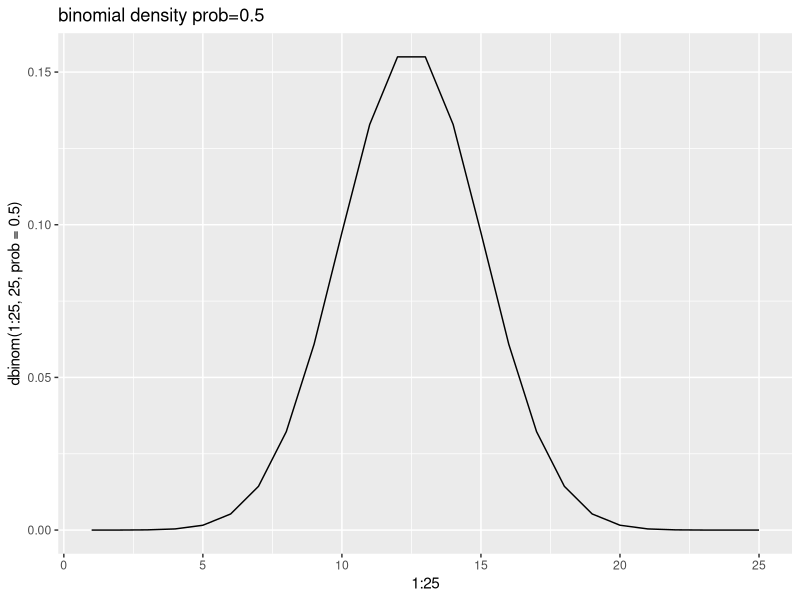
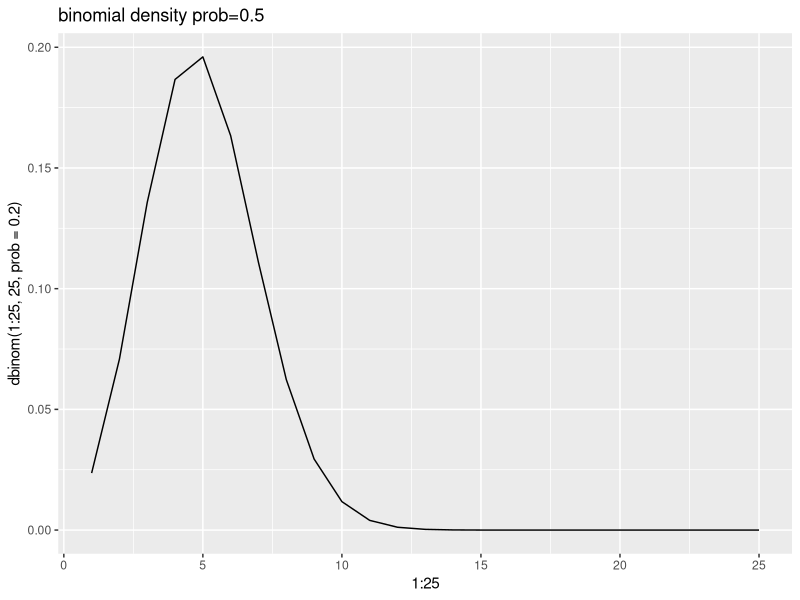
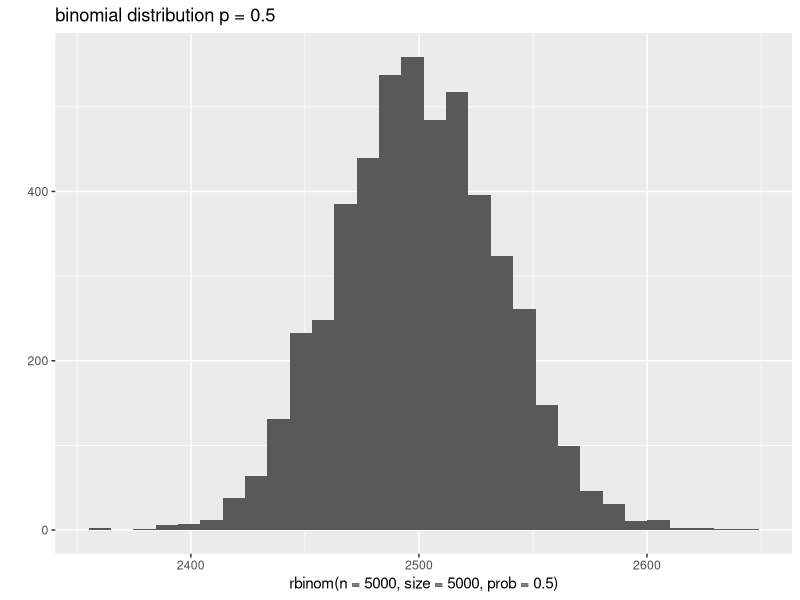
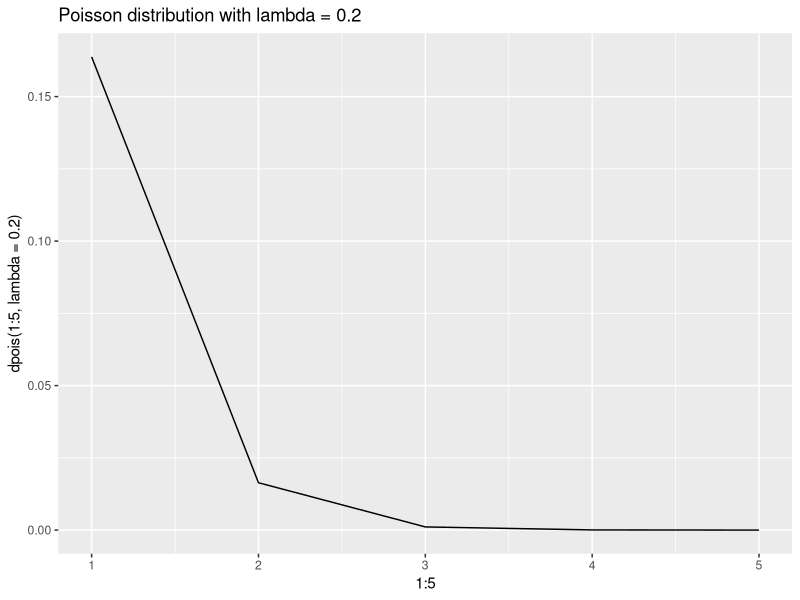
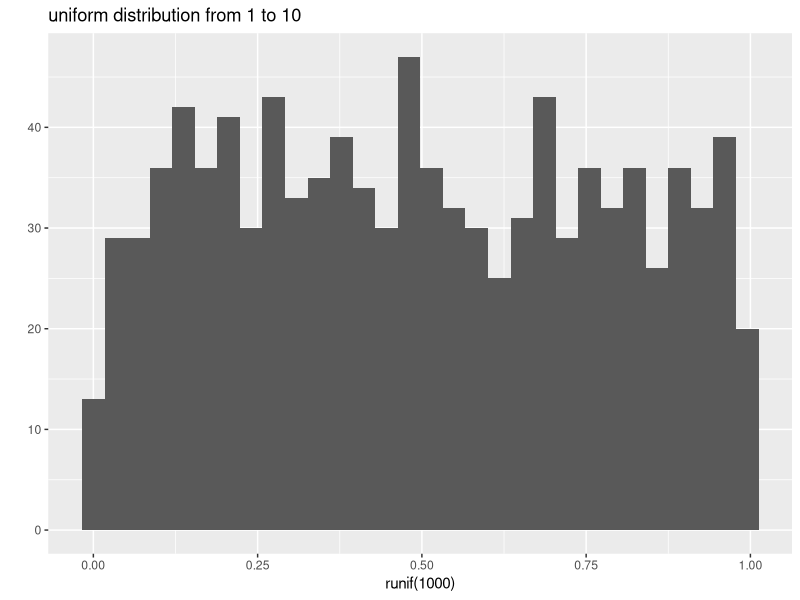
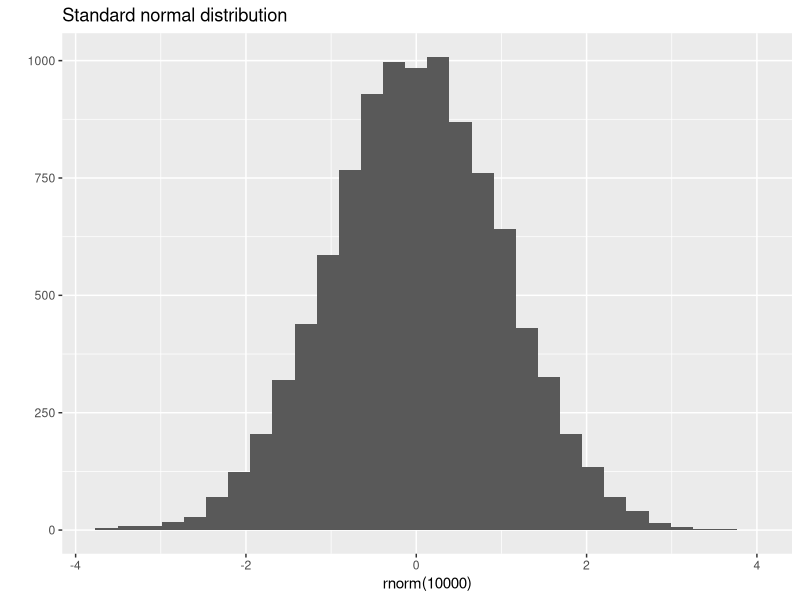
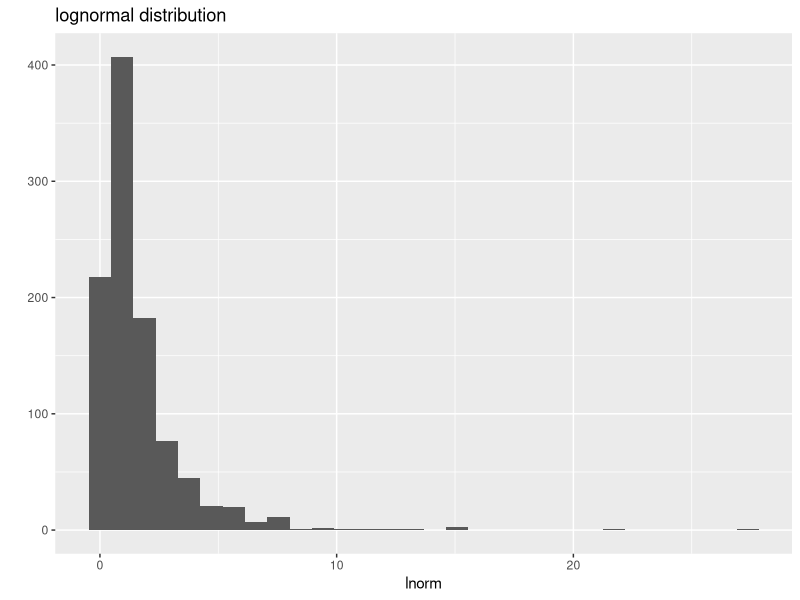
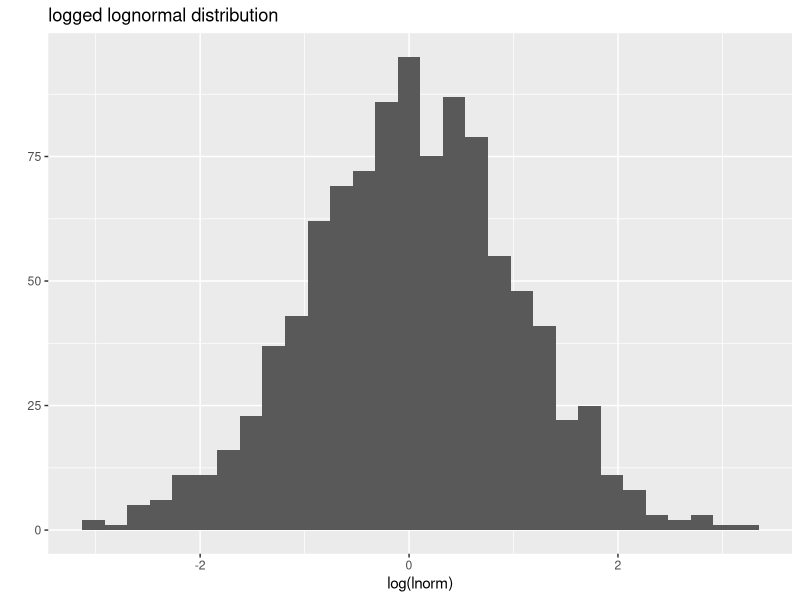

Reproduce these figures in R, in order.
## ---- chunk 1
# 10 observations, 1 trial
rbinom(n = 10, size=1, prob = 0.5)

# 1 observation, 10 trials
rbinom(n = 1, size=10, prob = 0.5)

# 10 observations, 10 trials
rbinom(n = 10, size=10, prob = 0.5)

## ---- chunk 2
library(ggplot2)
qplot(x=1:25, y=dbinom(1:25, 25, prob = 0.5), geom="line", main="binomial density prob=0.5")
qplot(x=1:25, y=dbinom(1:25, 25, prob = 0.2), geom="line", main="binomial density prob=0.5")
## ---- chunk 3
qplot(rbinom(n = 5000, size=5000, prob = 0.5), main="binomial distribution p = 0.5")
## ---- chunk 4
rpois(10, lambda = 0.2)

qplot(x=1:5, y=dpois(1:5, lambda = 0.2), main="Poisson distribution with lambda = 0.2", geom="line")
## ---- chunk 5
runif(10, min = 1, max = 10)

qplot(runif(1000), min=1, max=10, main="uniform distribution from 1 to 10")
## ---- chunk 6
rnorm(10, mean=0, sd=1)

qplot(rnorm(10000), mean=0, sd=1, main="Standard normal distribution ")
## ---- chunk 7
rlnorm(10, meanlog = 0, sdlog = 1)

lnorm <- rlnorm(1000, meanlog = 0, sdlog = 1)

qplot(lnorm, main="lognormal distribution")
qplot(log(lnorm), main="logged lognormal distribution")
